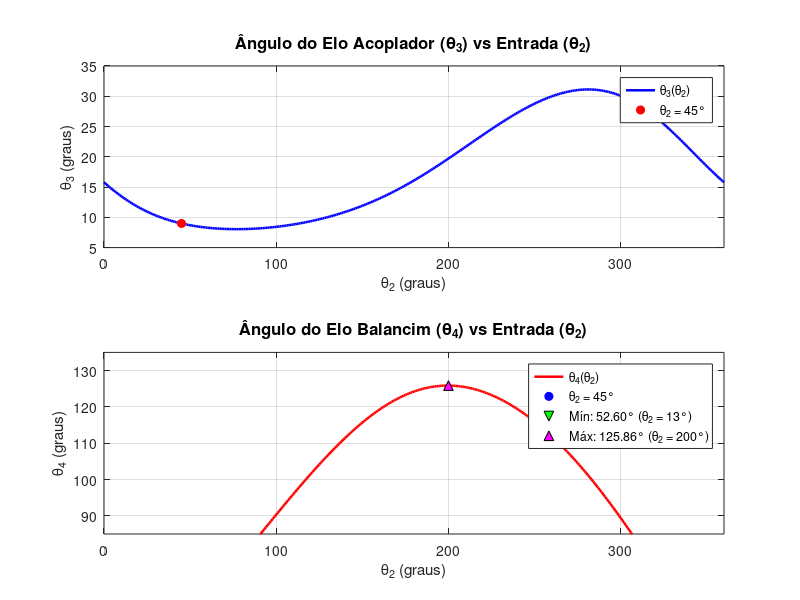

Here is the MATLAB script that generated this plot:
% =========================================================================
% Análise de Posição - Mecanismo de 4 Barras (Grashof Manivela-Balancim)
% Disciplina: Dinâmica das Máquinas
% =========================================================================

clear; clc; close all;

% 1. Definição dos parâmetros conhecidos (comprimentos em mm)
a = 40.0;          % Comprimento do elo 2 (manivela)
b = 208.81;         % Comprimento do elo 3 (acoplador)
c = 70.0;         % Comprimento do elo 4 (balancim)
d = 200.0;         % Comprimento da base (elo 1)

% -------------------------------------------------------------------------
% 2. Resolução para a posição específica theta2 = 45° (Item b da Atividade 1)
% -------------------------------------------------------------------------
theta2_especifico = deg2rad(45);

% Sistema de equações F(x) = 0:
% x(1) = theta3, x(2) = theta4
sistema_45 = @(x) [
    a * cos(theta2_especifico) + b * cos(x(1)) - c * cos(x(2)) - d;
    a * sin(theta2_especifico) + b * sin(x(1)) - c * sin(x(2))
];

% Chute inicial em radianos para a configuração de montagem
x0 = [deg2rad(20); deg2rad(45)];

options = optimset('Display', 'off');
[x_sol_45, fval_45, info_45] = fsolve(sistema_45, x0, options);

if info_45 > 0
    fprintf("=========================================\n");
    fprintf("Solução para theta2 = 45°:\n");
    fprintf("theta3 = %.4f rad (%.2f°)\n", x_sol_45(1), rad2deg(x_sol_45(1)));
    fprintf("theta4 = %.4f rad (%.2f°)\n", x_sol_45(2), rad2deg(x_sol_45(2)));
    fprintf("Resíduo: [%e, %e]\n", fval_45(1), fval_45(2));
    fprintf("=========================================\n\n");
else
    fprintf("Aviso: Falha na convergência para theta2 = 45°.\n");
end

% -------------------------------------------------------------------------
% 3. Variação de theta2 para uma volta completa (0° a 360°)
% -------------------------------------------------------------------------
theta2_deg = 0:1:360;
theta2_rad = deg2rad(theta2_deg);

theta3_deg = zeros(size(theta2_deg));
theta4_deg = zeros(size(theta2_deg));

% Chute inicial para theta2 = 0
x_atual = [deg2rad(30); deg2rad(90)];

for k = 1:length(theta2_rad)
    t2 = theta2_rad(k);
    
    sistema = @(x) [
        a * cos(t2) + b * cos(x(1)) - c * cos(x(2)) - d;
        a * sin(t2) + b * sin(x(1)) - c * sin(x(2))
    ];
    
    [x_sol, ~, info] = fsolve(sistema, x_atual, options);
    
    if info > 0
        theta3_deg(k) = rad2deg(x_sol(1));
        theta4_deg(k) = rad2deg(x_sol(2));
        % Continuidade: a solução do passo atual vira o chute do próximo passo
        x_atual = x_sol;
    else
        warning("Convergência falhou para theta2 = %d°", theta2_deg(k));
    end
end

% -------------------------------------------------------------------------
% 4. Geração dos Gráficos: theta3 e theta4 em função de theta2
% -------------------------------------------------------------------------
% Identificação dos pontos extremos (mínimo e máximo) do balancim (theta4)
[theta4_min, idx_min] = min(theta4_deg);
theta2_min = theta2_deg(idx_min);

[theta4_max, idx_max] = max(theta4_deg);
theta2_max = theta2_deg(idx_max);

fprintf("Extremos do balancim (theta4):\n");
fprintf("  Mínimo: %.2f° em theta2 = %d°\n", theta4_min, theta2_min);
fprintf("  Máximo: %.2f° em theta2 = %d°\n", theta4_max, theta2_max);
fprintf("  Amplitude de oscilação: %.2f°\n\n", theta4_max - theta4_min);

fig = figure('Name', 'Analise de Posicao Angular', 'NumberTitle', 'off');

% Subplot 1: Ângulo do Acoplador (theta3)
subplot(2, 1, 1);
plot(theta2_deg, theta3_deg, 'b-', 'LineWidth', 1.8);
hold on;
plot(45, rad2deg(x_sol_45(1)), 'ro', 'MarkerFaceColor', 'r', 'MarkerSize', 6);
grid on;
title('Ângulo do Elo Acoplador (\theta_3) vs Entrada (\theta_2)', 'FontSize', 12);
xlabel('\theta_2 (graus)');
ylabel('\theta_3 (graus)');
xlim([0, 360]);
legend('\theta_3(\theta_2)', '\theta_2 = 45°', 'Location', 'northeast');

% Subplot 2: Ângulo do Balancim (theta4)
subplot(2, 1, 2);
plot(theta2_deg, theta4_deg, 'r-', 'LineWidth', 1.8);
hold on;
plot(45, rad2deg(x_sol_45(2)), 'bo', 'MarkerFaceColor', 'b', 'MarkerSize', 6);
plot(theta2_min, theta4_min, 'kv', 'MarkerFaceColor', 'g', 'MarkerSize', 7);
plot(theta2_max, theta4_max, 'k^', 'MarkerFaceColor', 'm', 'MarkerSize', 7);
grid on;
title('Ângulo do Elo Balancim (\theta_4) vs Entrada (\theta_2)', 'FontSize', 12);
xlabel('\theta_2 (graus)');
ylabel('\theta_4 (graus)');
xlim([0, 360]);
ylim([85, 135]);

leg_min = sprintf('Mín: %.2f° (\\theta_2 = %d°)', theta4_min, theta2_min);
leg_max = sprintf('Máx: %.2f° (\\theta_2 = %d°)', theta4_max, theta2_max);
legend('\theta_4(\theta_2)', '\theta_2 = 45°', leg_min, leg_max, 'Location', 'northeast');

% Salva a imagem do gráfico gerado na pasta de assets
script_dir = fileparts(mfilename('fullpath'));
if isempty(script_dir)
    script_dir = '.';
end
caminho_imagem = fullfile(script_dir, 'assets', 'grafico_angulos_posicao.png');
print(fig, caminho_imagem, '-dpng', '-r300');
fprintf("Gráfico salvo em: %s\n", caminho_imagem);
